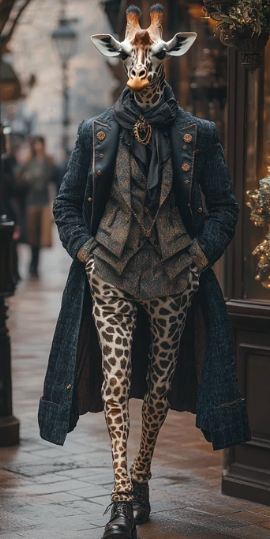
#> input picture Image Processing/Object Detection/Histogram/original.png, 270 x 539 px
$ jupyter execute main.ipynb
#> lines starting #> are read from the running program, lines starting #| are printed output that depends on the picture
[cell 1]
import cv2
import numpy as np
import matplotlib.pyplot as plt

[cell 2]
image_original = cv2.imread("original.png",cv2.IMREAD_GRAYSCALE)
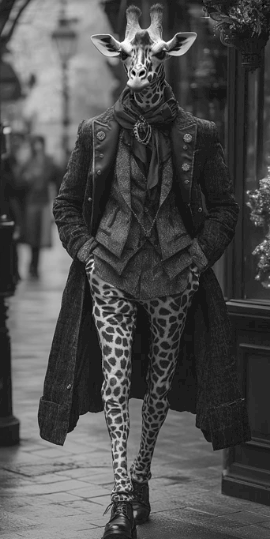
#> image_original: shape (539, 270); min 0, max 255, mean 77.4
hist = cv2.calcHist([image_original], [0], None, [256], [0, 256])
#> hist = 256 values, max 19053 at index 28, min 0 at index 1, mean 568.5

plt.axis('off')
plt.imshow(image_original,cmap='gray')
plt.show()
plt.plot(hist)
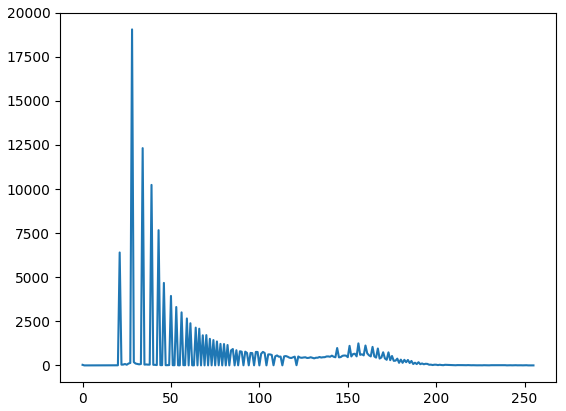
#> figure drawn by matplotlib, 1 panel; curve peaks at x = 28, y = 19053

[cell 3]
clahe = cv2.createCLAHE(clipLimit=2.0, tileGridSize=(8, 8))
new_image = clahe.apply(image_original)
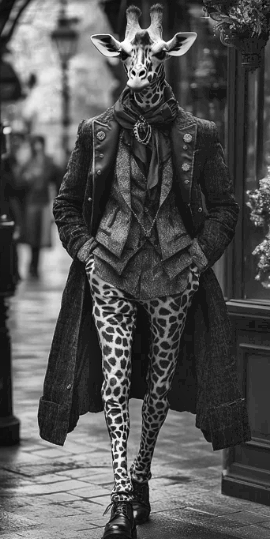
#> new_image: shape (539, 270); min 0, max 255, mean 83
new_hist = cv2.calcHist([new_image],[0], None, [256], [0, 256])
#> new_hist = 256 values, max 3404 at index 30, min 0 at index 3, mean 568.5

plt.axis('off')
plt.imshow(new_image,cmap='gray')
plt.show()

plt.plot(new_hist)
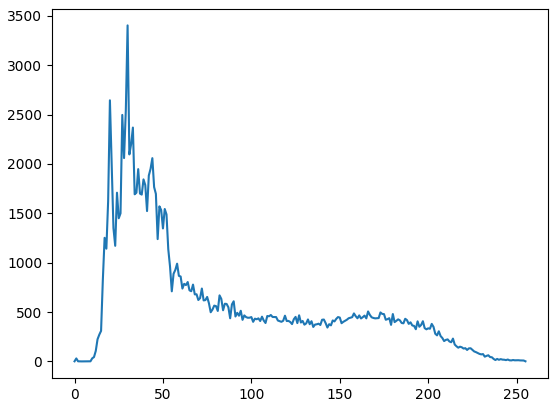
#> figure drawn by matplotlib, 1 panel; curve peaks at x = 30, y = 3404
